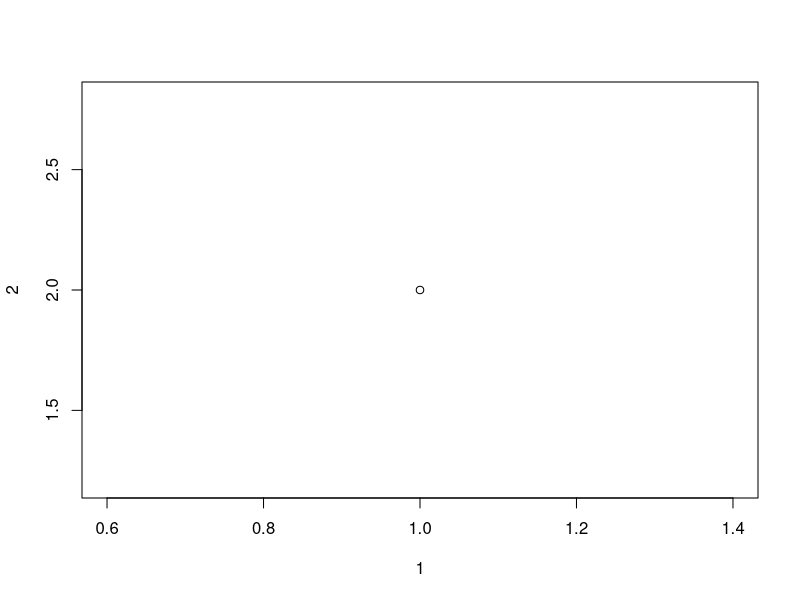
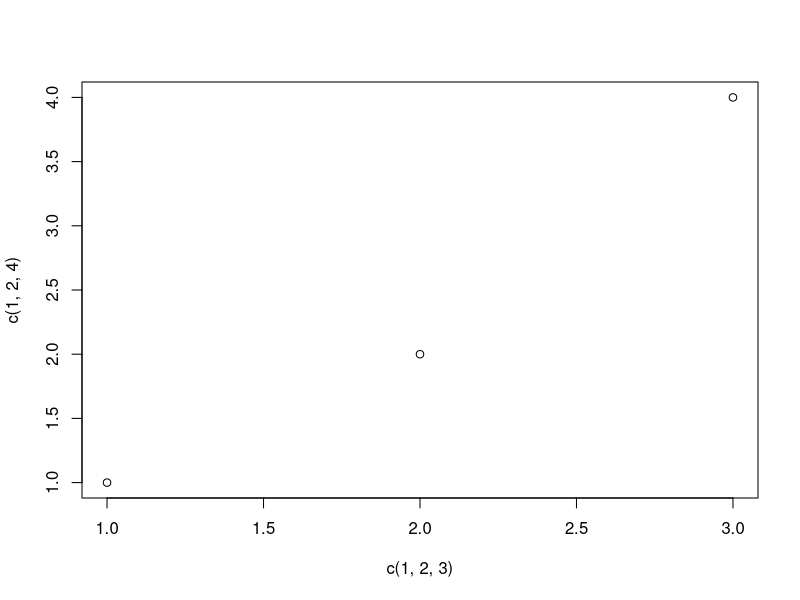
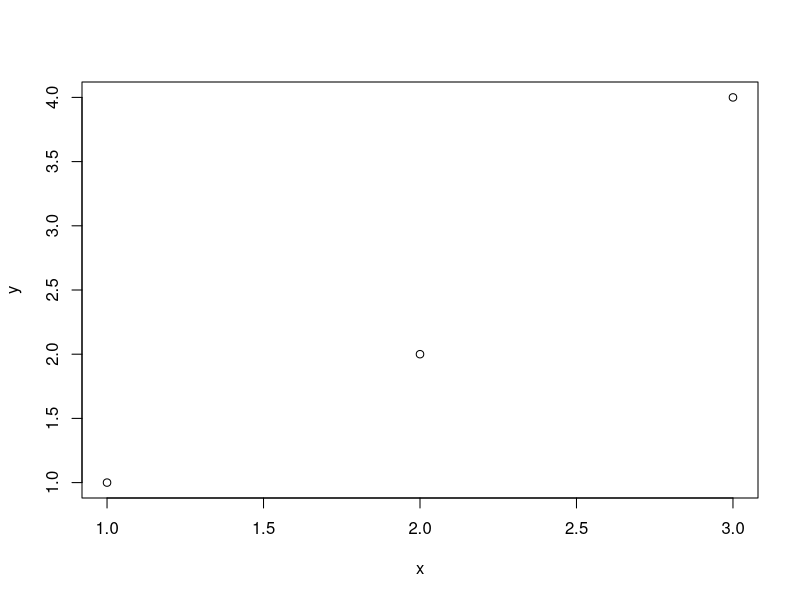
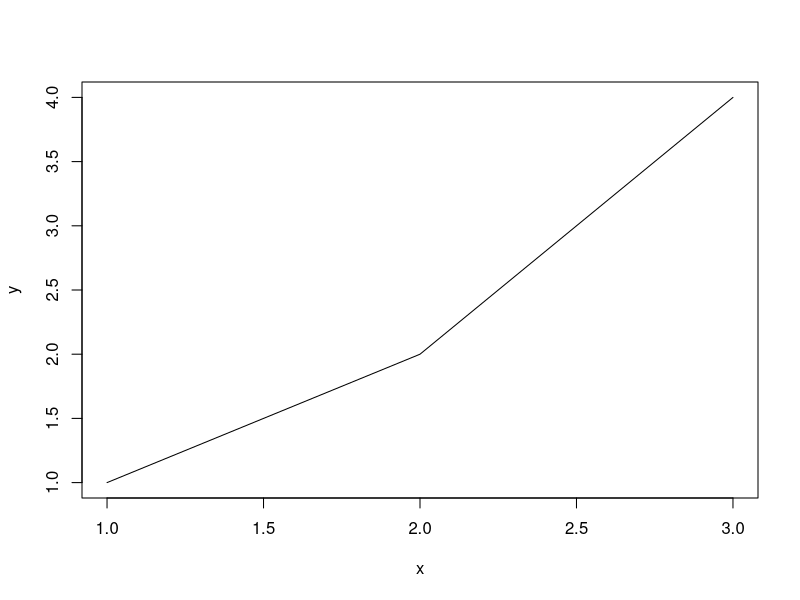
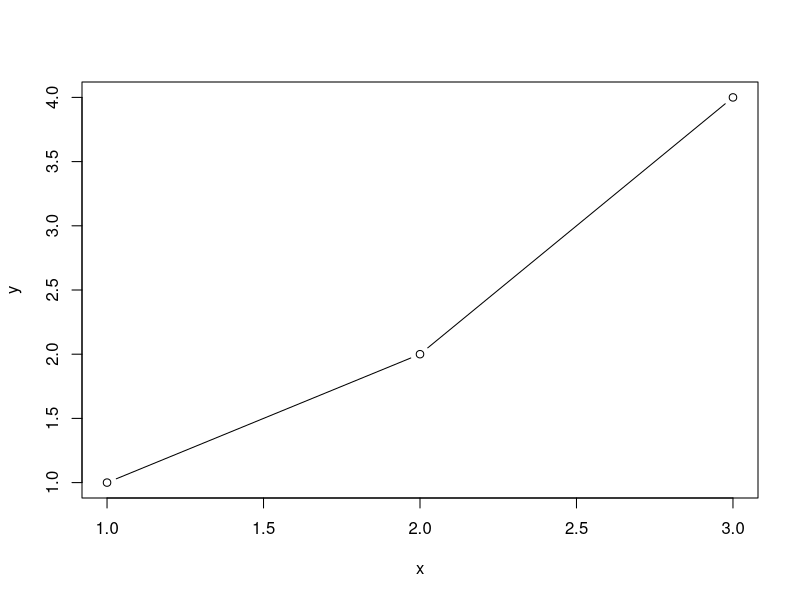
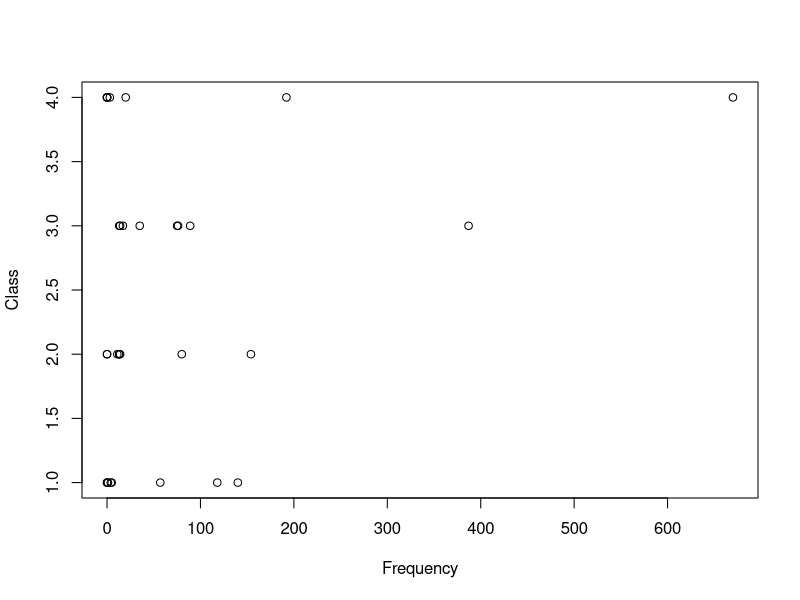
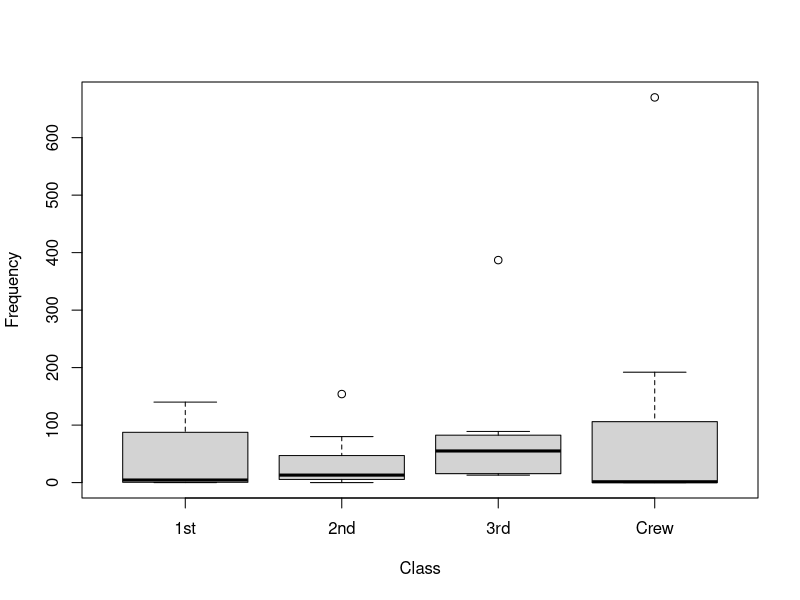
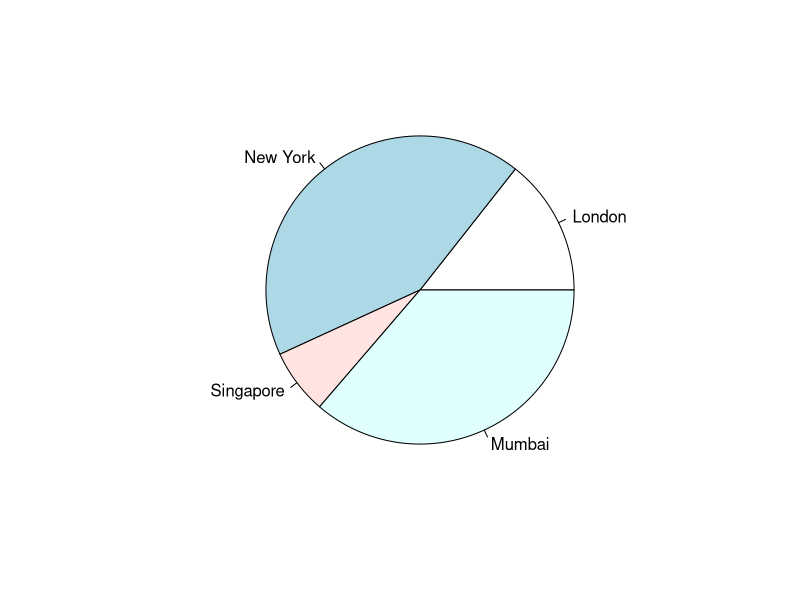

These charts were generated, in order, by the following R code: (Note: this script raises an error after producing the figures.)
## ---- chunk 1
knitr::opts_chunk$set(fig.width=6, fig.height=4) 
## ---- chunk 2
plot(1,2)
## ---- chunk 3
plot(c(1,2,3), c(1,2,4))
## ---- chunk 4
plot(c(1,2,3), c(1,2,4), xlab="x", ylab="y")
## ---- chunk 5
plot(c(1,2,3), c(1,2,4), xlab="x", ylab="y","l")
## ---- chunk 6
plot(c(1,2,3), c(1,2,4), xlab="x", ylab="y","b")
## ---- chunk 7
titanicDF <- data.frame(Titanic)
plot(titanicDF$Freq,titanicDF$Class, xlab = "Frequency", ylab = "Class")
## ---- chunk 8
plot(titanicDF$Class,titanicDF$Freq, xlab = "Class", ylab = "Frequency")
## ---- chunk 9
x <- c(21, 62, 10, 53)
labels <- c("London", "New York", "Singapore", "Mumbai")
## ---- chunk 10
pie(x,labels)
## ---- chunk 11
pie(x, labels, main = "City pie chart", col = rainbow(length(x)))
## ---- chunk 12
data(iris)
head(iris)
## ---- chunk 13
hist(iris$Petal.Length, col = "turquoise", main = "Histogram of Petal Lengths", xlab = "Petal Length")
## ---- chunk 14
?hist
## ---- chunk 15
head(diamonds)
## ---- chunk 16
cut_counts <- diamonds %>% count(cut) %>% as.data.frame()
barplot(
  cut_counts$n,         # Counts of the cuts
  names.arg = cut_counts$cut,    # Labels for the cuts
  col = "steelblue",             # Set the color of the bars
  main = "Barplot of Diamond Cuts", # Title of the plot
  xlab = "Cut Type",             # Label for the x-axis
  ylab = "Count of Diamonds"     # Label for the y-axis
)
## ---- chunk 17
library(ggplot2)
